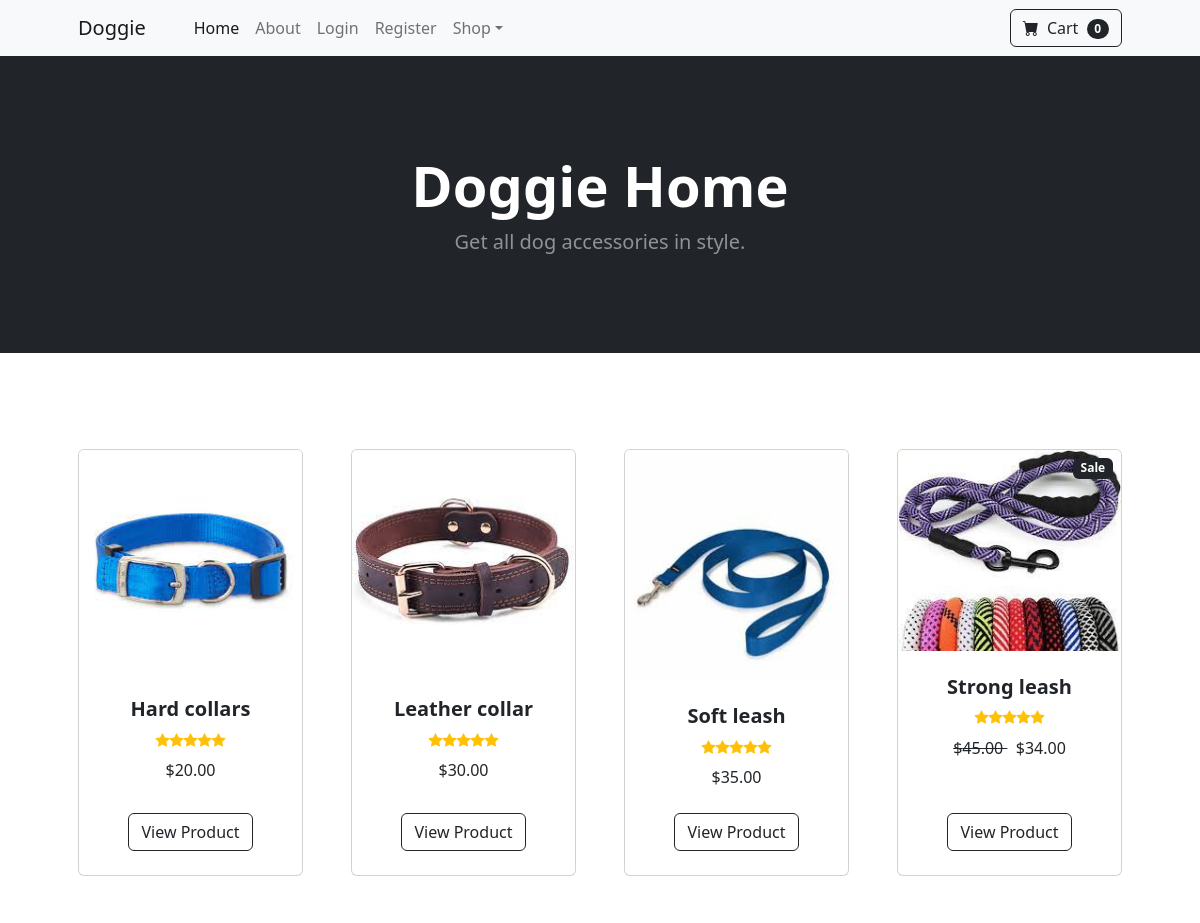
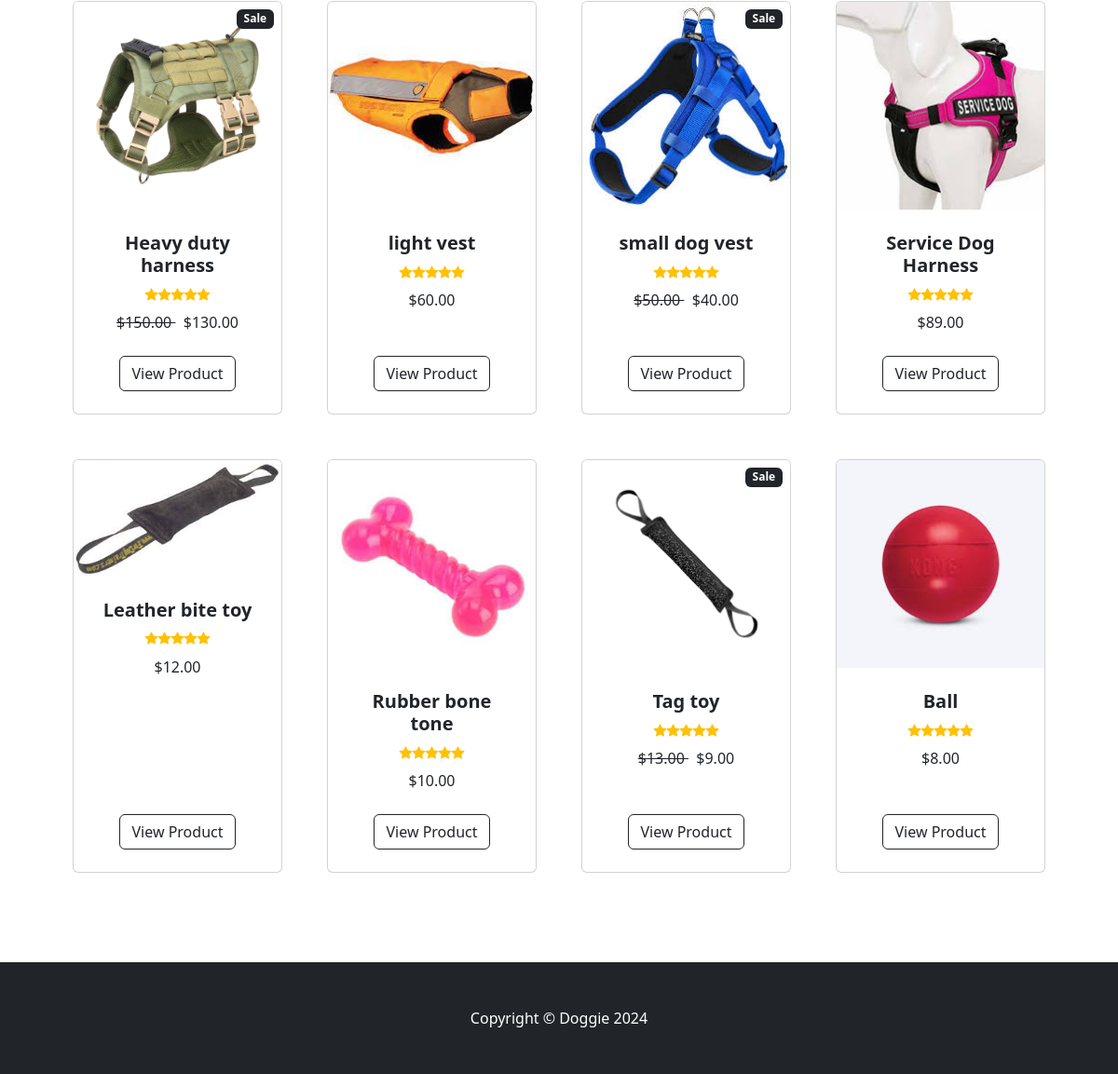
The page / on the database its author committed (2 pictures, top to bottom).
### store/models.py (models this page shows, shortened)
class Product(models.Model):
    name = models.CharField(max_length=100)
    price = models.DecimalField(default=0, decimal_places=2, max_digits=6)
    category = models.ForeignKey(Category, on_delete=models.CASCADE, default=1)
    description = models.CharField(max_length=2500, default='', blank=True, null=True)
    image = models.ImageField(upload_to='uploads/product/')
    is_sale = models.BooleanField(default=False)
    sale_price = models.DecimalField(default=0, decimal_places=2, max_digits=6)

### store/views.py (the view)
# urls.py: 2. Add a URL to urlpatterns:  path('', views.home, name='home')
def home(request):
    products = Product.objects.all()
    return render(request, 'index.html', {'products': products})

### store/templates/index.html (shortened to what this page needs)
{% extends 'base.html' %}
{% load static %}
{% block content %}
        <header class="bg-dark py-5">
            <div class="container px-4 px-lg-5 my-5">
                <div class="text-center text-white">
                    <h1 class="display-4 fw-bolder">Doggie Home</h1>
                    <p class="lead fw-normal text-white-50 mb-0">Get all dog accessories in style.</p>
                </div>
            </div>
        </header>
        <section class="py-5">
            <div class="container px-4 px-lg-5 mt-5">
                <div class="row gx-4 gx-lg-5 row-cols-2 row-cols-md-3 row-cols-xl-4 justify-content-center">
                    {% for product in products %}
                    {% if product.is_sale %}
                        <div class="col mb-5">
                            <div class="card h-100">
                                <div class="badge bg-dark text-white position-absolute" style="top: 0.5rem; right: 0.5rem">Sale</div>
                                <img class="card-img-top" src="{{product.image.url}}" alt="..." />
                                <div class="card-body p-4">
                                    <div class="text-center">
                                        <h5 class="fw-bolder">{{product.name}}</h5>
                                        <div class="d-flex justify-content-center small text-warning mb-2">
                                            <div class="bi-star-fill"></div>
                                            <div class="bi-star-fill"></div>
                                            <div class="bi-star-fill"></div>
                                            <div class="bi-star-fill"></div>
                                            <div class="bi-star-fill"></div>
                                        </div>
                                        <strike>
                                            ${{product.price}}
                                        </strike>
                                        &nbsp;
                                        ${{product.sale_price}}
                                    </div>
                                </div>
                                <div class="card-footer p-4 pt-0 border-top-0 bg-transparent">
                                    <div class="text-center"><a class="btn btn-outline-dark mt-auto" href="{% url 'product' product.id %}">View Product</a></div>
                                </div>
                            </div>
                        </div>
                    {% else %}
                            <div class="col mb-5">
                            <div class="card h-100">
                                <img class="card-img-top" src="{{product.image.url}}" alt="..." />
                                <div class="card-body p-4">
                                    <div class="text-center">
                                        <h5 class="fw-bolder">{{product.name}}</h5>
                                        <div class="d-flex justify-content-center small text-warning mb-2">
                                            <div class="bi-star-fill"></div>
                                            <div class="bi-star-fill"></div>
                                            <div class="bi-star-fill"></div>
                                            <div class="bi-star-fill"></div>
                                            <div class="bi-star-fill"></div>
                                        </div>
                                        ${{product.price}}
                                    </div>
                                </div>
                                <div class="card-footer p-4 pt-0 border-top-0 bg-transparent">
                                    <div class="text-center"><a class="btn btn-outline-dark mt-auto" href="{% url 'product' product.id %}">View Product</a></div>
                                </div>
                            </div>
                        </div>
                    {% endif %}
                    {% endfor %}
                </div>
            </div>
        </section>
{% endblock %}

### rows shown on the page
Product: image (picture), name "Hard collars", price "20.00"
Product: image (picture), name "Leather collar", price "30.00"
Product: image (picture), name "Soft leash", price "35.00"
Product: image (picture), name "Strong leash", price "45.00", sale_price "34.00"
Product: image (picture), name "Heavy duty harness", price "150.00", sale_price "130.00"
Product: image (picture), name "light vest", price "60.00"
Product: image (picture), name "small dog vest", price "50.00", sale_price "40.00"
Product: image (picture), name "Service Dog Harness", price "89.00"
Product: image (picture), name "Leather bite toy", price "12.00"
Product: image (picture), name "Rubber bone tone", price "10.00"
Product: image (picture), name "Tag toy", price "13.00", sale_price "9.00"
Product: image (picture), name "Ball", price "8.00"
